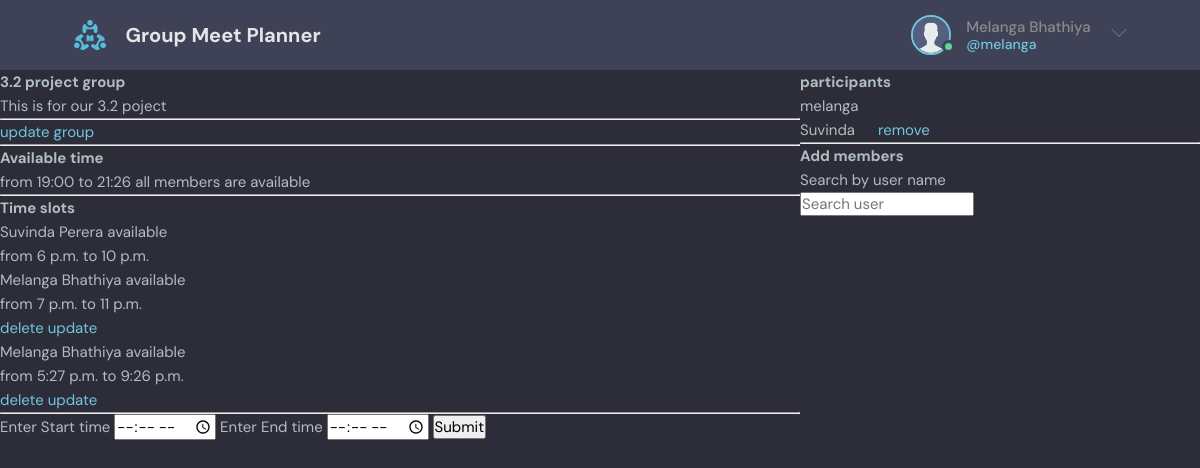
The app's page /group/1/ (signed in) with its own data.
### base/models.py (models this page shows, shortened)
class User(AbstractUser):
    name = models.CharField(max_length=200, null=True)
    email = models.EmailField(null=True)
    bio = models.TextField(null=True)
    REQUIRED_FIELDS = []

class Group(models.Model):
    leader = models.ForeignKey(User, on_delete=models.SET_NULL, null=True)
    name = models.CharField(max_length=200)
    description = models.TextField(null=True, blank=True)
    members = models.ManyToManyField(User, related_name='members', blank=True)
    updated = models.DateTimeField(auto_now=True)
    created = models.DateTimeField(auto_now_add=True)
    class Meta:
        ordering = ['-updated', '-created']

class Time(models.Model):
    start_time = models.TimeField()
    end_time = models.TimeField()
    user = models.ForeignKey(User, on_delete=models.CASCADE)
    group = models.ForeignKey(Group, on_delete=models.CASCADE)
    updated = models.DateTimeField(auto_now=True)
    created = models.DateTimeField(auto_now_add=True)

### base/views.py (the view, shortened to what this page needs)
# urls.py: path('group/<int:pk>/', views.group_page, name="group"),
def group_page(request, pk):
    group = Group.objects.get(id=pk)
    time_slots = group.time_set.all()
    available_time = {}
    if time_slots is not None:
        available_time = intersection_of_intervals(time_slots)
    q = request.GET.get('q')
    user_search = {}
    if q is not None:
        user_search = User.objects.filter(username__contains=q)
    return render(request, 'base/group_page.html', {
        'group': group,
        'time_slots': time_slots,
        'users': user_search,
        'available_time': available_time
    })

### base/time_operations.py (called while the page is built)
def end_time_adjust(end_time):
    midnight = datetime.datetime.strptime("00:00", "%H:%M")
    six_am = datetime.datetime.strptime("06:00", "%H:%M")
    if six_am >= end_time >= midnight:
        end_time += datetime.timedelta(days=1)
    return end_time

### base/templates/base/group_page.html (shortened to what this page needs)
{% extends 'main.html' %}
{% block content %}
    <div class="groups-container">
    <div>
        <h2>{{ group.name }}</h2>
        <p>{{ group.description }}</p>
        <hr>
        {% if request.user != group.leader %}
            <a href="{% url 'leave-group' group.id %}">leave group</a>
            <hr>
        {% else %}
            <a href="{% url 'update-group' group.id %}">update group</a>
            <hr>
        {% endif %}
        {% if time_slots.count == 0 %}
            <p>There are no time slots inputted</p>
        {% else %}
            <div>
                <h2>Available time</h2>
                <p>from {{ available_time.start_time }} to {{ available_time.end_time }} all members are available</p>
                <hr>
            </div>
            <div>
            <h2>Time slots</h2>
            {% for time_slot in time_slots %}
                <div>
                    <p>{{ time_slot.user.name }} available </p>
                    <p>from {{ time_slot.start_time }} to {{ time_slot.end_time }}</p>
                    {% if request.user == time_slot.user %}
                        <a href="{% url 'delete-time' time_slot.id %}">delete</a>
                        <a href="{% url 'update_time' time_slot.id %}">update</a>
                    {% endif %}
                </div>
            {% endfor %}
            </div>
        {% endif %}
        <hr>
        <div>
            <form method="POST" action="">
                <label>Enter Start time
                    <input type="time" name="start_time" >
                </label>
                <label>Enter End time
                    <input type="time" name="end_time" >
                </label>
                <input type="submit">
            </form>
        </div>
    </div>
    <div>
        <h2>participants</h2>
        {% for participant in group.members.all %}
            {{ participant.username }} &emsp;
            {% if request.user == group.leader and participant != group.leader %}
                <a href="{% url 'remove-member' participant.id group.id %}"><small>remove</small></a>
            {% endif %}<br>
        {% endfor %}
        <hr>
        <div>
        <h2>Add members</h2>
        <form method="GET" action="">
            <label> Search by user name <br>
                <input type="text" placeholder="Search user" name="q">
            </label>
        </form>
        </div>
    </div>
    </div>
{% endblock %}

### templates/navbar.html (shortened to what this page needs)
{% load static %}
<header class="header header--loggedIn">
  <div class="container">
    <a href="{% url 'home' %}" class="header__logo">
      <img src="{% static 'images/logo.svg'%}" />
      <h1>Group Meet Planner</h1>
    </a>
    <nav class="header__menu">
    {% if request.user.is_authenticated %}
      <div class="header__user">
        <a href="{% url 'home' %}">
          <div class="avatar avatar--medium active">
            <img src="{% static 'images/avatar.svg'%}" />
          </div>
          <p>{{ request.user.name }} <span>@{{ request.user.username }}</span></p>
        </a>
        <button class="dropdown-button">
          <svg version="1.1" xmlns="http://www.w3.org/2000/svg" width="32" height="32" viewBox="0 0 32 32">
            <title>chevron-down</title>
            <path d="M16 21l-13-13h-3l16 16 16-16h-3l-13 13z"></path>
          </svg>
        </button>
      </div>
    {% else %}
      <a href="{% url 'login-page' %}">
        <img src="{% static 'images/avatar.svg' %}" />
        <p>Login</p>
      </a>
    {% endif %}
    </nav>
  </div>
</header>

### static/styles/style.css (style rules this page uses)
:root { --color-main: #71c6dd; --color-main-light: #e1f6fb; --color-dark: #3f4156; --color-dark-medium: #51546e; --color-dark-light: #696d97; --color-light: #e5e5e5; --color-gray: #8b8b8b; --color-light-gray: #b2bdbd; --color-bg: #2d2d39; --color-success: #5dd693; --color-error: #fc4b0b; }
* { font-family: "DM Sans", -apple-system, BlinkMacSystemFont, "Segoe UI", Roboto, Oxygen, Ubuntu, Cantarell, "Open Sans", "Helvetica Neue", sans-serif; margin: 0; padding: 0; box-sizing: border-box; text-rendering: optimizeLegibility; font-size: inherit; }
html { font-size: 56.25%; }
@media only screen and (min-width: 1200px) { html { font-size: 62.5%; } }
body { line-height: 1.6; font-weight: 400; font-size: 1.5rem; color: var(--color-light-gray); background-color: var(--color-bg); min-height: 100vh; }
img { width: 100%; }
a { display: inline-block; color: var(--color-main); text-decoration: none; }
.container { max-width: 120rem; width: 90%; margin: auto; }
.avatar { position: relative; display: inline-block; border-radius: 50%; border: 2px solid var(--color-main); }
.avatar img { display: block; border-radius: 50%; object-fit: cover; object-position: center; }
.avatar::after { content: ""; display: block; position: absolute; background-color: var(--color-gray); z-index: 111; border-radius: 50%; border: 0.3rem solid var(--color-dark); }
.avatar.active::after { background-color: var(--color-success); }
.avatar.avatar--medium img { width: 3.6rem; height: 3.6rem; border-radius: 50%; }
.avatar.avatar--medium:after { width: 0.7rem; height: 0.7rem; bottom: 0px; right: -6px; }
.header { padding: 1.5rem; background-color: var(--color-dark); }
.header > .container { display: flex; gap: 9.5rem; }
.header__logo, .header__user { display: flex; gap: 2rem; align-items: center; }
.header__logo > img { height: 3.2rem; width: 3.2rem; }
.header__logo > h1 { font-weight: 700; font-size: 2rem; color: var(--color-light); }
.header__menu { margin-left: auto; position: relative; }
.header__menu a { display: flex; gap: 1.5rem; align-items: center; font-weight: 500; text-decoration: none; color: var(--color-gray); }
.header__menu img { height: 3.6rem; }
.header__menu p { line-height: 1.2; }
.header__menu span { color: var(--color-main); font-weight: 500; font-size: 1.4rem; display: block; }
.header__menu svg { width: 1.6rem; height: 1.6rem; fill: var(--color-dark-light); }
.dropdown-button { background: transparent; border: 0; outline: 0; cursor: pointer; }

### base/templates/base/group_page.html (style rules this page uses)
.groups-container { display: grid; grid-template-columns: 2fr 1fr; }

### records on screen
User: user.name "Melanga Bhathiya", user.username "melanga", username "melanga"
Group: name "3.2 project group", description "This is for our 3.2 poject"
Time: user.name "Suvinda Perera", start_time "6 p.m.", end_time "10 p.m."
Time: user.name "Melanga Bhathiya", start_time "7 p.m.", end_time "11 p.m.", shows "delete"
Time: user.name "Melanga Bhathiya", start_time "5:27 p.m.", end_time "9:26 p.m.", shows "delete"
User: username "Suvinda", shows "remove"

### other values on screen
{{ available_time.start_time }} "19:00"
{{ available_time.end_time }} "21:26"
